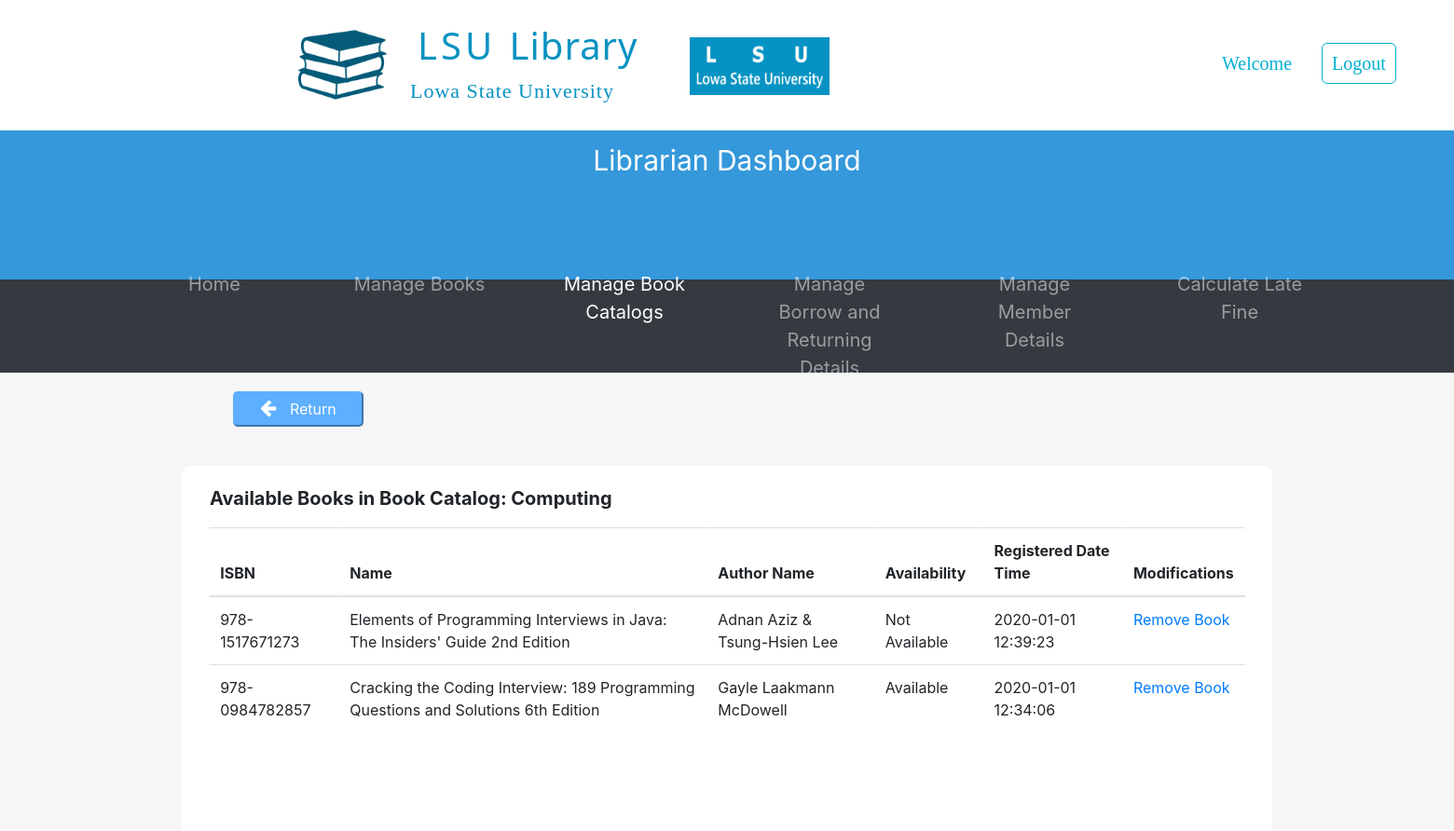
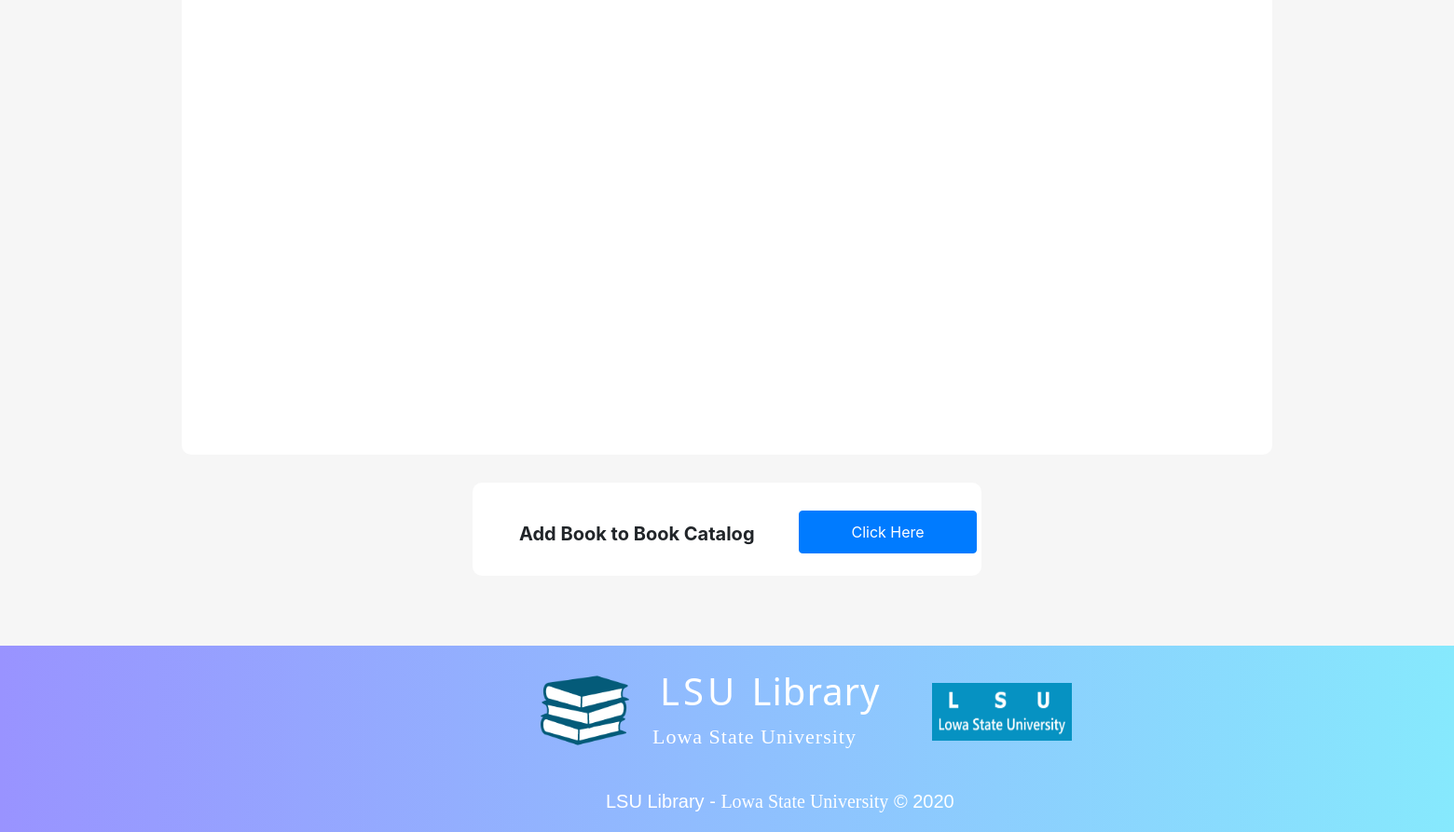
The app's page /librarianDashboard/2.manageBookCatalog/viewBooks.php?id=22450001 with its own data (2 pictures, top to bottom).
### tables this page shows
CREATE TABLE BookCatalog(
  ID INT AUTO_INCREMENT,
  Name VARCHAR(40) NOT NULL,
  NoOfBooks INT DEFAULT '0',
  CreatedDateTime DATETIME DEFAULT CURRENT_TIMESTAMP,
  PRIMARY KEY (ID)
);

CREATE TABLE Book(
  ISBN VARCHAR(17) NOT NULL,
  Name VARCHAR(200) NOT NULL,
  bkcID INT NOT NULL,
  baID INT NOT NULL,
  RegisteredDateTime DATETIME DEFAULT CURRENT_TIMESTAMP,
  PRIMARY KEY (ISBN),
  FOREIGN KEY (bkcID) REFERENCES BookCategory (ID),
  FOREIGN KEY (baID) REFERENCES BookAvailability (ID)
);

CREATE TABLE BookAvailability(
  ID INT AUTO_INCREMENT,
  Availability VARCHAR(15) NOT NULL,
  PRIMARY KEY (ID)
);

CREATE TABLE BookAuthor(
  bISBN VARCHAR(17) NOT NULL,
  Author VARCHAR(50) NOT NULL,
  PRIMARY KEY (bISBN, Author),
  FOREIGN KEY (bISBN) REFERENCES Book (ISBN)
);

### librarianDashboard/2.manageBookCatalog/viewBooks.php (the view, shortened to what this page needs)
<?php
  include_once("../../LSULibraryDBConnection.php");
  $bookCatalogID = $_GET['id'];
      ?> <script>
<!DOCTYPE html>
<html>
  <head>
    <link rel="stylesheet" href="../../assets/css/defaultLayout.css">
    <link rel="stylesheet" href="https://cdnjs.cloudflare.com/ajax/libs/font-awesome/4.7.0/css/font-awesome.min.css">
    <link rel="stylesheet" href="../../assets/bootstrap/css/bootstrap.min.css">
  </head>
  <body>
        <div style="height: 140px; width: 100%;">
              <div id="logoSection">
                <img src="../../assets/Images/LSULibraryLogo.png" alt="LSU Library Logo" id="lsuLibraryLogoIcon">
                <h1 id="mainTitle"> LSU <span id="mainTitleSpan">Library</span> </h1>
                <p id="mainTitleSub">Lowa State University</p>
                <img src="../../assets/Images/LSUUniversityLogo.png" alt="LSU Logo" id="lsuLogoIcon">
              </div>
              <table id="navSection">
                <tr>
                  <td class="navItem" id="navItem1"> <a href="#">Welcome</a> </td>
                  <td class="navItem" id="navItem2"> <a href="#" data-toggle="modal" data-target="#loginFormModel">Logout</a> </td>
                </tr>
              </table>
        </div>
            <div style="background-color: #3498DB;
                        width: 100%;
                        height: 160px;">
              <p style="font-size: 30px;
                        color: white;
                        text-align: center;
                        padding-top: 10px;">Librarian Dashboard</p>
              <div style="position: absolute;
                          left: 50%;
                          transform: translate(-50%,-0%);">
              </div>
            </div>
            <nav class="navbar navbar-expand-sm bg-dark navbar-dark" style="height: 100px;">
              <ul class="navbar-nav" style="text-align: center;
                                            position: absolute;
                                            left: 50%;
                                            transform: translate(-50%,-0%);
                                            font-size: 20px;">
                <li class="nav-item">
                  <a class="nav-link" href="../librarianDashboard.php">Home</a>
                </li>
                <li class="nav-item">
                  <a class="nav-link" href="../1.manageBooks/librarianDashboard.php">Manage Books</a>
                </li>
                <li class="nav-item active">
                  <a class="nav-link" href="../2.manageBookCatalog/manageBookCatalog.php">Manage Book Catalogs</a>
                </li>
                <li class="nav-item">
                  <a class="nav-link" href="#">Manage Borrow and Returning Details</a>
                </li>
                <li class="nav-item">
                  <a class="nav-link" href="#">Manage Member Details</a>
                </li>
                <li class="nav-item">
                  <a class="nav-link" href="#">Calculate Late Fine</a>
                </li>
              </ul>
            </nav>
          <div style="width: 100%;
                      height: 1185px;
                      background-color: #F6F6F6;">
            <button type="button" name="return" style="color: #FFFFFF;
                                                      background-color: #5EAFFF;
                                                      border-color: #5EAFFF;
                                                      padding: 5px;
                                                      border-radius: 5px;
                                                      width: 140px;
                                                      position: absolute;
                                                      top: 420px;
                                                      left: 250px;" onClick="window.location.href = 'manageBookCatalog.php';">
              <i class="fa fa-arrow-left" style="font-size: 20px;
                                                margin-right: 10px;"></i>
              Return
            </button>
            <div style="width: 75%;
                        height: 880px;
                        background-color: #FFFFFF;
                        border-radius: 10px;
                        position: relative;
                        left: 50%;
                        transform: translateX(-50%);
                        top: 100px;">
                <?php
                  $bookCatalogNameSQL = "SELECT Name FROM BookCatalog WHERE ID = '$bookCatalogID';";
                  $bookCatalogNameResult = mysqli_query($databaseConn, $bookCatalogNameSQL);
                  $bookCatalogName = "";
                  while($bookCatalogNameRow = mysqli_fetch_array($bookCatalogNameResult)){
                    $bookCatalogName = $bookCatalogNameRow["Name"];
                  }
                ?>
              <p style="font-size: 20px;
                        padding-left: 30px;
                        padding-top: 20px;"><b>Available Books in Book Catalog: <?php echo $bookCatalogName; ?></b></p>
              <div style="width: 95%;
                          height: 790px;
                          background-color: white;
                          position: absolute;
                          left: 50%;
                          transform: translateX(-50%);
                          overflow-y: scroll;">
                <?php
                  $bookDetailsSQL = "SELECT b.ISBN, b.Name, ba.Availability, b.RegisteredDateTime FROM Book b
                                    INNER JOIN BookAvailability ba ON ba.ID = b.baID
                                    INNER JOIN BookCatalogHasBook bchb ON bchb.bISBN = b.ISBN
                                    INNER JOIN BookCatalog bc ON bc.ID = bchb.bcID
                                    WHERE bchb.bcID = '$bookCatalogID'
                                    ORDER BY RegisteredDateTime DESC;";
                  $bookDetailsResult = mysqli_query($databaseConn, $bookDetailsSQL);
                ?>
                <table class="table table-hover fixed_header" style="border-radius: 10px;">
                  <thead>
                    <tr>
                      <th> ISBN </th>
                      <th> Name </th>
                      <th> Author Name </th>
                      <th> Availability </th>
                      <th> Registered Date Time </th>
                      <th> Modifications </th>
                    </tr>
                  </thead>
                  <tbody>
                      <?php
                        while($bookDetailsRow = mysqli_fetch_array($bookDetailsResult)){
                          $ISBN = $bookDetailsRow["ISBN"];
                      ?>
                    <tr>
                      <td title="ISBN"><?php echo $ISBN ?></td>
                      <td title="Book Name"><?php echo $bookDetailsRow["Name"]; ?></td>
                        <?php
                          $bookAuthorSQL = "SELECT Author FROM BookAuthor WHERE bISBN = '$ISBN';";
                          $bookAuthorResult = mysqli_query($databaseConn, $bookAuthorSQL);
                          $bookAuthorRowCount = mysqli_num_rows($bookAuthorResult);
                          if($bookAuthorRowCount == 1){
                            while($bookAuthorRow = mysqli_fetch_array($bookAuthorResult)){
                              ?><td  title="Book Author"><?php echo $bookAuthorRow["Author"]; ?></td><?php
                            }
                          }
                          else if($bookAuthorRowCount == 2){
                            $bookAuthor = [];
                            while($bookAuthorRow = mysqli_fetch_array($bookAuthorResult)){
                              $bookAuthor[] = $bookAuthorRow["Author"];
                            }
                            ?><td  title="Book Author"><?php echo $bookAuthor[0]." & ".$bookAuthor[1]; ?></td><?php
                          }
                        ?>
                      <td title="Availability"><?php echo $bookDetailsRow["Availability"]; ?></td>
                      <td title="Registered Date Time"><?php echo $bookDetailsRow["RegisteredDateTime"]; ?></td>
                      <td>
						            <a href="removeBook.php?id=<?php echo $ISBN ?>"
                          onClick="return confirm('This book will be removed from this catalog.\nAre you such you want to continue?')">
                          Remove Book
                        </a>
                      </td>
                    </tr>
                      <?php } ?>
                  </tbody>
                </table>
              </div>
            </div>
            <div style="width: 35%;
                        height: 100px;
                        background-color: #FFFFFF;
                        border-radius: 10px;
                        position: relative;
                        left: 50%;
                        transform: translateX(-50%);
                        top: 130px;">
              <p style="font-size: 20px;
                        padding-left: 50px;
                        padding-top: 40px;"><b>Add Book to Book Catalog</b></p>
              <button type="button" class="btn btn-primary" data-toggle="modal" data-target="#addBookModal"
               style="padding: 10px;
                      width: 35%;
                      position: absolute;
                      left: 350px;
                      top: 30px;">
                Click Here
              </button>
            </div>
          </div>
          <div id="footer">
            <div id="footerLogoSection">
              <img src="../../assets/images/LSULibraryLogo.png" alt="LSU Library Logo" id="lsuLibraryLogoIcon">
              <h1 id="mainTitle"> LSU <span id="mainTitleSpan">Library</span> </h1>
              <p id="mainTitleSub">Lowa State University</p>
              <img src="../../assets/images/LSUUniversityLogo.png" alt="LSU Logo" id="lsuLogoIcon">
            </div>
            <p id="footerText1Main">LSU Library - <span id="footerText1Sub">Lowa State University</span> &copy; 2020</p>
          </div>
  </body>
</html>

### assets/css/defaultLayout.css (style rules this page uses)
* { margin: 0; }
#lsuLibraryLogoIcon { height: 95px; width: 95px; position: relative; top: 122px; left: -120px; }
#logoSection { position: relative; top: -100px; left: 440px; }
#mainTitle { color: #0692c2; letter-spacing: 4px; font-family: 'Noto Sans', sans-serif; font-size: 40px; padding-top: 30px; padding-left: 8px; }
#mainTitleSpan { letter-spacing: 1px; }
#mainTitleSub { font-size: 22px; font-family: verdana; color: #0692c2; letter-spacing: 1px; }
#lsuLogoIcon { height: 62px; width: 150px; position: relative; top: -90px; left: 300px; }
#navSection { position: relative; top: -240px; left: 1280px; }
.navItem { padding-left: 20px; }
.navItem a { font-size: 25px; text-decoration: none; color: #00B1D2FF; font-family: verdana; font-size: 20px; border-style: solid; border-width: thin; border-radius: 6px; padding: 10px; }
#navItem1 a { border-color: white; transition-duration: 0.4s; }
#navItem2 a { transition-duration: 0.4s; }
#footer { background-image: linear-gradient(to right, #9993ff, #86e9fd); height: 200px; }
#footerLogoSection { position:relative; top: -100px; left: 700px; }
#footerLogoSection h1 { color: white; }
#footerLogoSection span { color: white; }
#footerLogoSection p { color: white; }
#footerText1Main { position: relative; top: -140px; left: 650px; font-family: sans-serif; font-size: 20px; color: white; }
#footerText1Sub { font-family: serif; font-size: 20px; color: white; }

### librarianDashboard/2.manageBookCatalog/viewBooks.php (style rules this page uses)
nav li { margin-left:30px; margin-right:30px; width: 160px; }

### records on screen
bookcatalog: Name "Computing"
book: ISBN "978-1517671273", Name "Elements of Programming Interviews in Java: The Insiders' Guide 2nd Edition", bookAuthor "Adnan Aziz", bookAuthor "Tsung-Hsien Lee", baID.Availability "Not Available", RegisteredDateTime "2020-01-01 12:39:23"
book: ISBN "978-0984782857", Name "Cracking the Coding Interview: 189 Programming Questions and Solutions 6th Edition", baID.Availability "Available", RegisteredDateTime "2020-01-01 12:34:06"
bookauthor: Author "Gayle Laakmann McDowell"
